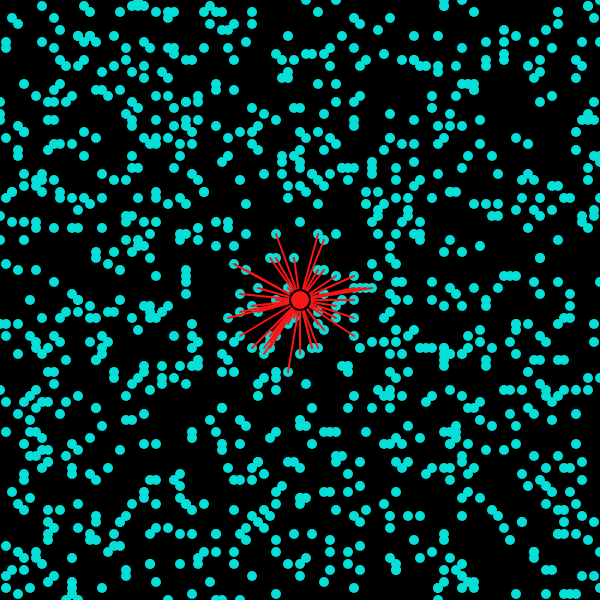
Frame 1 (no input)
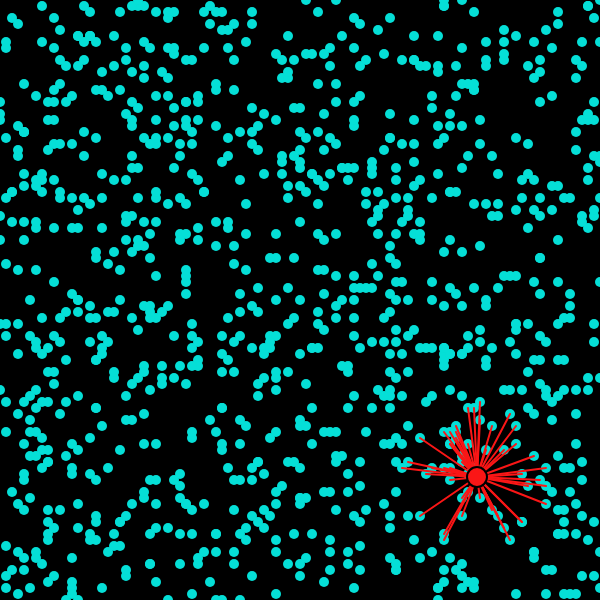
Frame 60 (no input)
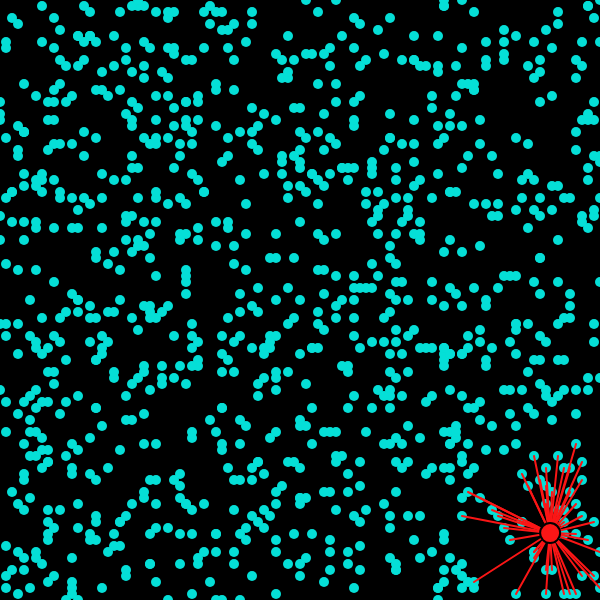
Frame 120 (the mouse pressed at the canvas centre since frame 60)

The p5.js sketch that drew these frames (run headless with seeded random() and noise() and a simulated clock; from frame 60 on, the mouse is pressed at the canvas centre):

// p5.js sketch
// ── sketch.js

let points = []
let closestpoints = []
let count = 1000;
let closecount = 50;
let minx = 0;
let miny = 0;
let maxx = 1;
let maxy = 1;
let dummy = null;
let xspeed = 3;
let yspeed = 3;

function setup(){
/* YOUR CODE GOES HERE */
    console.clear()
    createCanvas(600, 600);
    for(let i = 0; i< count; i++){
        let xval = Number(random(minx, maxx).toFixed(2));
        let yval = Number(random(miny, maxy).toFixed(2));
        
        points.push({
            x: map(xval, minx, maxx, 0, width),
            y: map(yval, miny, maxy, height, 0 ),
            xval: xval,
            yval: yval
        })
    }

    dummy = {
        x: map(0.5, minx, maxx, 0, width),
        y: map(0.5, miny, maxy, height, 0 ),
        xval: 0.5,
        yval: 0.5
    }
    
}

function draw(){
    background(0);
    
    drawPoints();
    findClosestPoints()
    dummyFunctionality();

    dummy.x += xspeed;
    dummy.y += yspeed;
    
    if(dummy.x< 10 || dummy.x >width-10){
        
        xspeed = xspeed<0?random(1,3):-random(1,3);
    }
    if(dummy.y<10 || dummy.y >height-10){
        
        yspeed = yspeed<0?random(1,3):-random(1,3);
    }
}










function drawPoints(){
    noStroke()
    fill("#05dfd7");
    points.forEach(d => {
        circle(d.x,d.y,10);
    })
}

function dummyFunctionality(){
    
    

     //DRAW CONNECTIONS
    noFill()
    stroke("#fa1616")
    strokeWeight(2)
    closestpoints.forEach(d => {
        line(dummy.x, dummy.y, points[d.index].x, points[d.index].y)
    })

      //DRAW DUMMY
      stroke(0);
      fill("#fa1616")
      circle(dummy.x, dummy.y, 20)
}



function findClosestPoints(){

    let temp = []
    points.forEach((d,i) => {
        
        let dist = Number(sqrt((dummy.x - d.x)**2 + (dummy.y - d.y)**2).toFixed(2))
        temp.push({
            dist: dist,
            index: i
        })
        
    })
    temp = temp.sort((a,b )=> a.dist - b.dist)
    
    
    closestpoints = temp.slice(0,closecount);
    
    
}
